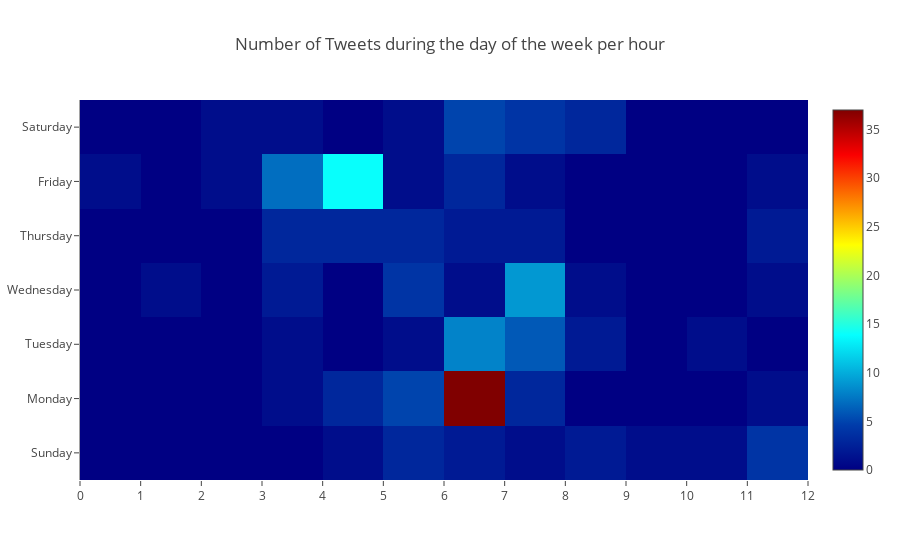

Notebook code cell kept with this figure:
### Code cell
trace = Heatmap(z=z2015,
                x=[i for i in np.arange(0,13)],
                y=['Sunday','Monday', 'Tuesday', 'Wednesday', 'Thursday', 'Friday','Saturday'],
                colorscale = 'Jet'
               )
layout = Layout(
    title='Number of Tweets during the day of the week per hour',
    xaxis=dict(nticks=24)

)
data=[trace]
fig = Figure(data=data,layout=layout)
# plot(fig, filename='numberoftweets.html')
iplot(fig, filename='numberoftweets.html')

### Figure 1 — Plotly figure (JSON) as saved in the notebook; plotly's stock layout.template omitted (floating-point values rounded to 4 significant figures)
{"data": [{"colorscale": "Jet", "type": "heatmap", "x": [0, 1, 2, 3, 4, 5, 6, 7, 8, 9, 10, 11, 12], "y": ["Sunday", "Monday", "Tuesday", "Wednesday", "Thursday", "Friday", "Saturday"], "z": [[0, 0, 0, 0, 1, 3, 2, 1, 2, 1, 1, 4], [0, 0, 0, 1, 3, 5, 37, 3, 0, 0, 0, 1], [0, 0, 0, 1, 0, 1, 8, 6, 2, 0, 1, 0], [0, 1, 0, 2, 0, 4, 1, 9, 1, 0, 0, 1], [0, 0, 0, 3, 3, 3, 2, 2, 0, 0, 0, 2], [1, 0, 1, 7, 14, 1, 3, 1, 0, 0, 0, 1], [0, 0, 1, 1, 0, 1, 5, 4, 3, 0, 0, 0]]}], "layout": {"title": "Number of Tweets during the day of the week per hour", "xaxis": {"nticks": 24}}}
